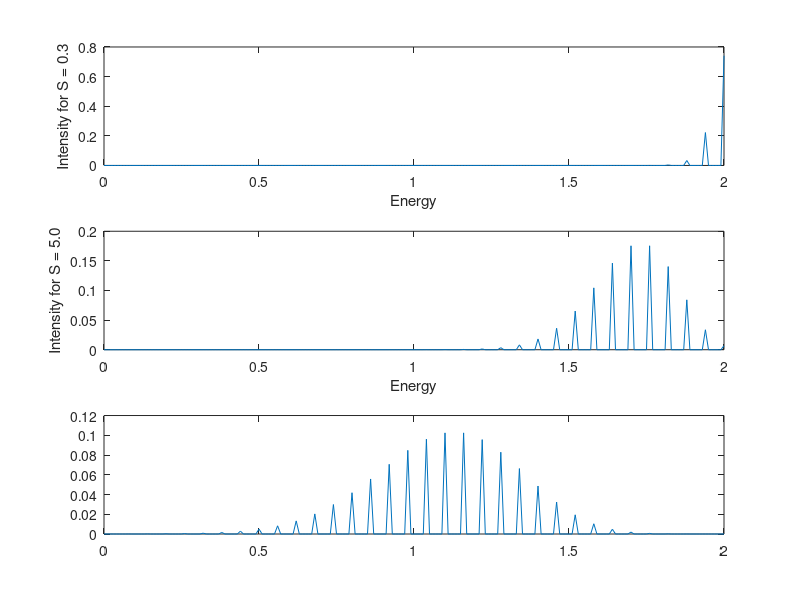

Write MATLAB code to recreate this figure.
epsilon0 = 0.06;
ev = 0:0.01:2;
intensity1 = zeros([1,201]);
intensity2 = zeros([1,201]);
intensity3 = zeros([1,201]);
s1 = 0.3;
s2 = 5.0;
s3 = 15;
sigma = 0.005;
zpl = 2;

for i = 0:250;
    intensity1 = intensity1 + ((s1^i)/factorial(i))*exp(-s1-((zpl-(i*epsilon0)-ev)/(2*(sigma)^2)).^2);
    intensity2 = intensity2 + ((s2^i)/factorial(i))*exp(-s2-((zpl-(i*epsilon0)-ev)/(2*(sigma)^2)).^2);
    intensity3 = intensity3 + ((s3^i)/factorial(i))*exp(-s3-((zpl-(i*epsilon0)-ev)/(2*(sigma)^2)).^2);
end
grid on;

subplot(3,1,1);
plot(ev,intensity1);
ylabel('Intensity for S = 0.3');
xlabel('Energy'); 



subplot(3,1,2);
plot(ev,intensity2);
ylabel('Intensity for S = 5.0');
xlabel('Energy'); 


subplot(3,1,3);
plot(ev,intensity3);
